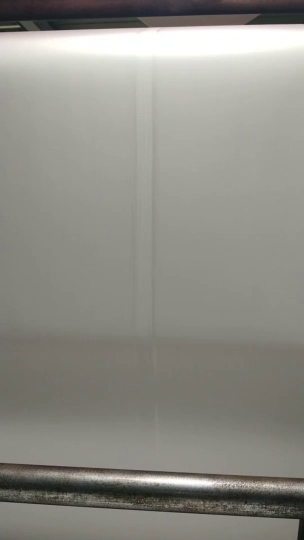
#> input picture frame 26 of training_data/pe_surface/pe_unfill001.mp4, 304 x 540 px, given in place of the camera
$ python CODE_EXAMPLES.py   (older library calls are emulated)
#> lines starting #> are read from the running program, lines starting #| are printed output that depends on the picture; after the words box and inside, x2 and y2 are one past the last pixel; in counts of white or black regions, pixels touching at a corner belong together
### src/realtime_defect_detector.py
"""
Real-time Defect Detection for Paper Roll Inspection
Uses OpenCV-based computer vision techniques (no ML training required).
Detects: dark contamination, bright contamination, surface defects, wrinkles, color anomalies.
"""

import configparser
import csv
import logging
import os
import time
from datetime import datetime

import cv2
import numpy as np

logging.basicConfig(level=logging.INFO, format='%(asctime)s - %(levelname)s - %(message)s')
logger = logging.getLogger(__name__)


class DefectDetector:
    """
    Real-time defect detection for paper roll inspection using OpenCV.
    No ML training required — uses computer vision techniques.

    Returns ALL defects per frame (not just the highest-confidence one),
    and de-duplicates log entries using a per-type cooldown timer.
    """

    DEFECT_TYPES = {
        0: "no_defect",
        1: "dark_contamination",
        2: "bright_contamination",
        3: "surface_defect",
        4: "wrinkle_or_fold",
        5: "color_anomaly",
    }

    # BGR colours for bounding-box overlays
    _DEFECT_COLORS = {
        1: (0,   0,   255),   # red
        2: (0,   165, 255),   # orange
        3: (0,   255, 255),   # yellow
        4: (255, 0,   255),   # magenta
        5: (255, 0,   0),     # blue
    }

    def __init__(self, log_file="defect_log.csv", image_dir="defective_images",
                 config_path="config.ini", save_images: bool = False):
        self.log_file    = log_file
        self.image_dir   = image_dir
        self.save_images = save_images
        self._load_config(config_path)
        self._initialize_logging()
        # Per-type timestamp of last CSV log entry (for cooldown)
        self._last_logged: dict[int, float] = {}

    # ------------------------------------------------------------------
    # Configuration
    # ------------------------------------------------------------------

    def _load_config(self, config_path: str) -> None:
#> in run_realtime_detection, frame is the input picture: shape (540, 304, 3); mean B, G, R 134.3, 140.8, 142.5
        config = configparser.ConfigParser()
        config.read(config_path)
        sec = "DETECTION_SETTINGS"
        self.DARK_THRESHOLD       = config.getint  (sec, "DARK_THRESHOLD",       fallback=50)
        self.BRIGHT_THRESHOLD     = config.getint  (sec, "BRIGHT_THRESHOLD",     fallback=200)
        self.MIN_DEFECT_AREA      = config.getint  (sec, "MIN_DEFECT_AREA",      fallback=20)
        self.MAX_DEFECT_AREA      = config.getint  (sec, "MAX_DEFECT_AREA",      fallback=5000)
        self.CONFIDENCE_THRESHOLD = config.getfloat(sec, "CONFIDENCE_THRESHOLD", fallback=0.5)
        self.LOG_COOLDOWN_SEC     = config.getfloat(sec, "LOG_COOLDOWN_SEC",     fallback=1.0)

    # ------------------------------------------------------------------
    # Logging / storage initialisation
    # ------------------------------------------------------------------

    def _initialize_logging(self) -> None:
        os.makedirs(self.image_dir, exist_ok=True)
        if not os.path.exists(self.log_file):
            with open(self.log_file, "w", newline="") as f:
                writer = csv.writer(f)
                writer.writerow([
                    "Timestamp", "Defect_Type", "Confidence",
                    "Image_Width", "Image_Height",
                    "X_Coord", "Y_Coord", "Bounding_Box",
                    "Area_Pixels", "Image_Path",
                ])
            logger.info("Created new defect log: %s", self.log_file)

    # ------------------------------------------------------------------
    # Detection methods
    # ------------------------------------------------------------------

    def detect_dark_particles(self, frame_gray: np.ndarray) -> list[dict]:
        """Detect dark foreign particles (contamination, dirt) on paper surface."""
        defects = []
        _, dark_mask = cv2.threshold(
            frame_gray, self.DARK_THRESHOLD, 255, cv2.THRESH_BINARY_INV
        )
#> dark_mask: shape (540, 304); 4.5% white; 59 white regions (50 under 20 px), largest, box (x1, y1, x2, y2) and area: (0, 0, 304, 32) 4228, (0, 478, 304, 512) 2611, (270, 512, 304, 540) 224
        kernel = cv2.getStructuringElement(cv2.MORPH_ELLIPSE, (3, 3))
        dark_mask = cv2.morphologyEx(dark_mask, cv2.MORPH_OPEN,  kernel, iterations=1)
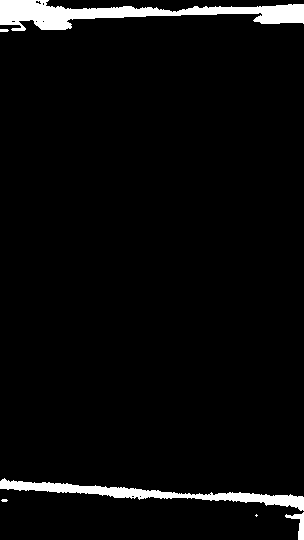
#> dark_mask: shape (540, 304); 4.2% white; 6 white regions (2 under 20 px), largest, box (x1, y1, x2, y2) and area: (0, 0, 304, 31) 4138, (0, 478, 304, 511) 2528, (285, 512, 304, 540) 191, (0, 29, 9, 32) 25
        dark_mask = cv2.morphologyEx(dark_mask, cv2.MORPH_CLOSE, kernel, iterations=1)
#> dark_mask: shape (540, 304); 4.2% white; 6 white regions (2 under 20 px)

        contours, _ = cv2.findContours(dark_mask, cv2.RETR_EXTERNAL, cv2.CHAIN_APPROX_SIMPLE)
#> contours = 6 contours, 3 with area under 20; largest, box (x1, y1, x2, y2) and area: (0, 0, 304, 31) 3806, (0, 478, 304, 511) 2220, (285, 512, 304, 540) 148
        for contour in contours:
            area = cv2.contourArea(contour)
            if not (self.MIN_DEFECT_AREA < area < self.MAX_DEFECT_AREA):
                continue
            x, y, w, h = cv2.boundingRect(contour)
            roi = frame_gray[y:y+h, x:x+w]
            mean_val = np.mean(roi)
            contrast  = np.std(roi)
            raw_conf = (self.DARK_THRESHOLD - mean_val) / max(1, self.DARK_THRESHOLD) * contrast / 50
            confidence = max(0.0, min(1.0, raw_conf))
            if confidence >= self.CONFIDENCE_THRESHOLD:
                defects.append({
                    "type": 1,
                    "bbox": (x, y, x+w, y+h),
                    "confidence": confidence,
                    "area": area,
                })
#> this loop made 6 passes
#> (area, x, y, w, h, mean_val, contrast, raw_conf) on passes 2, 4, 6: (148.5, 285, 512, 19, 28, 81.58, 43.55, -0.55), (2220.5, 0, 478, 304, 33, 88.14, 52.38, -0.799), (3805.5, 0, 0, 304, 31, 74.15, 54.53, -0.527)
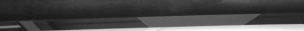
#> roi: shape (31, 304); min 25, max 254, mean 74.2
#> after the loop, defects = []
        return defects

    def detect_bright_particles(self, frame_gray: np.ndarray) -> list[dict]:
        """Detect bright foreign particles (dust, reflections) on paper surface."""
        defects = []
        _, bright_mask = cv2.threshold(
            frame_gray, self.BRIGHT_THRESHOLD, 255, cv2.THRESH_BINARY
        )
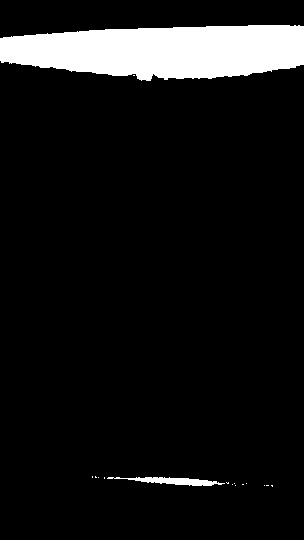
#> bright_mask: shape (540, 304); 8.4% white; 16 white regions (14 under 20 px), largest, box (x1, y1, x2, y2) and area: (0, 25, 304, 81) 13304, (107, 477, 225, 486) 523
        kernel = cv2.getStructuringElement(cv2.MORPH_ELLIPSE, (3, 3))
        bright_mask = cv2.morphologyEx(bright_mask, cv2.MORPH_OPEN, kernel, iterations=1)
#> bright_mask: shape (540, 304); 8.4% white; 2 white regions

        contours, _ = cv2.findContours(bright_mask, cv2.RETR_EXTERNAL, cv2.CHAIN_APPROX_SIMPLE)
#> contours = 2 contours; box (x1, y1, x2, y2) and area: (0, 25, 304, 81) 12960, (134, 477, 220, 486) 384
        for contour in contours:
            area = cv2.contourArea(contour)
            if not (self.MIN_DEFECT_AREA < area < self.MAX_DEFECT_AREA):
                continue
            x, y, w, h = cv2.boundingRect(contour)
            roi = frame_gray[y:y+h, x:x+w]
            mean_val = np.mean(roi)
            contrast  = np.std(roi)
            denom = max(1, 255 - self.BRIGHT_THRESHOLD)
            raw_conf = (mean_val - self.BRIGHT_THRESHOLD) / denom * contrast / 50
            confidence = max(0.0, min(1.0, raw_conf))
            if confidence >= self.CONFIDENCE_THRESHOLD:
                defects.append({
                    "type": 2,
                    "bbox": (x, y, x+w, y+h),
                    "confidence": confidence,
                    "area": area,
                })
#> this loop made 2 passes
#> (area, x, y, w, h, mean_val, contrast, denom) on pass 1: (384, 134, 477, 86, 9, 203.1, 45.76, 55)
#> after the loop, defects = []
        return defects

    def detect_surface_defects(self, frame_gray: np.ndarray) -> list[dict]:
        """Detect scratches and surface irregularities using Canny edge detection."""
        defects = []
        blurred = cv2.GaussianBlur(frame_gray, (5, 5), 0)
        edges   = cv2.Canny(blurred, 50, 150)
#> edges: shape (540, 304); 1.4% white in thin lines or dots
        kernel  = cv2.getStructuringElement(cv2.MORPH_ELLIPSE, (5, 5))
        edges   = cv2.dilate(edges, kernel, iterations=1)
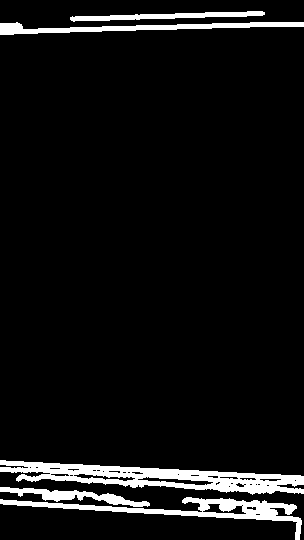
#> edges: shape (540, 304); 6.7% white; 5 white regions

        contours, _ = cv2.findContours(edges, cv2.RETR_EXTERNAL, cv2.CHAIN_APPROX_SIMPLE)
#> contours = 5 contours; box (x1, y1, x2, y2) and area: (0, 460, 304, 495) 4884, (0, 497, 302, 540) 2472, (0, 22, 304, 35) 1356, (0, 487, 150, 507) 858, (70, 11, 265, 22) 773
        area_min = self.MIN_DEFECT_AREA * 2
        area_max = self.MAX_DEFECT_AREA * 2
        for contour in contours:
            area = cv2.contourArea(contour)
            if not (area_min < area < area_max):
                continue
            x, y, w, h = cv2.boundingRect(contour)
            aspect_ratio = w / max(1, h)
            if not (0.1 < aspect_ratio < 10):
                continue
            roi_edges  = edges[y:y+h, x:x+w]
            edge_density = np.count_nonzero(roi_edges) / max(1, area)
            confidence = max(0.0, min(1.0, edge_density * 5))
            if confidence >= self.CONFIDENCE_THRESHOLD * 0.7:
                defects.append({
                    "type": 3,
                    "bbox": (x, y, x+w, y+h),
                    "confidence": confidence,
                    "area": area,
                })
#> this loop made 5 passes
#> (area, x, y, w, h, aspect_ratio, edge_density) on passes 1 to 3: (2472, 0, 497, 302, 43, 7.02, 1.24), (857.5, 0, 487, 150, 20, 7.5, 1.66), (4883.5, 0, 460, 304, 35, 8.69, 1.05)
#> after the loop, defects = 3 items
        return defects

    def detect_wrinkles(self, frame_gray: np.ndarray) -> list[dict]:
        """Detect wrinkles and folds using Laplacian variance."""
        defects = []
        laplacian     = cv2.Laplacian(frame_gray, cv2.CV_64F)
        laplacian_abs = np.absolute(laplacian)
        lap_max       = laplacian_abs.max()
        if lap_max == 0:
            return defects
        laplacian_u8 = np.uint8(laplacian_abs / lap_max * 255)
        _, wrinkle_mask = cv2.threshold(laplacian_u8, 100, 255, cv2.THRESH_BINARY)
        kernel = cv2.getStructuringElement(cv2.MORPH_ELLIPSE, (7, 7))
        wrinkle_mask = cv2.morphologyEx(wrinkle_mask, cv2.MORPH_CLOSE, kernel, iterations=2)

        contours, _ = cv2.findContours(wrinkle_mask, cv2.RETR_EXTERNAL, cv2.CHAIN_APPROX_SIMPLE)
        area_min = self.MIN_DEFECT_AREA * 3
        area_max = self.MAX_DEFECT_AREA * 4
        for contour in contours:
            area = cv2.contourArea(contour)
            if not (area_min < area < area_max):
                continue
            if len(contour) < 5:
                continue
            _, (minor, major), _ = cv2.fitEllipse(contour)
            if major == 0 or (minor / major) >= 0.4:
                continue  # Not elongated enough to be a wrinkle
            x, y, w, h = cv2.boundingRect(contour)
            roi_lap    = laplacian_u8[y:y+h, x:x+w]
            confidence = max(0.0, min(1.0, float(np.mean(roi_lap)) / 255))
            if confidence >= self.CONFIDENCE_THRESHOLD * 0.5:
                defects.append({
                    "type": 4,
                    "bbox": (x, y, x+w, y+h),
                    "confidence": confidence,
                    "area": area,
                })
        return defects

    def detect_color_anomalies(self, frame: np.ndarray) -> list[dict]:
        """Detect colour/shade anomalies using HSV colour space."""
        defects = []
        hsv = cv2.cvtColor(frame, cv2.COLOR_BGR2HSV)
#> hsv: shape (540, 304, 3); mean H, S, V 30, 17.5, 142.7
        _, s, v = cv2.split(hsv)
        mask_low_sat = cv2.inRange(s, 0,   50)
#> mask_low_sat: shape (540, 304); 98.1% white; 169 black regions (147 under 20 px), largest, box (x1, y1, x2, y2) and area: (18, 0, 102, 10) 583, (0, 464, 111, 472) 411, (220, 475, 304, 483) 345
        mask_low_val = cv2.inRange(v, 0,  100)
#> mask_low_val: shape (540, 304); 9.7% white; 11 white regions (8 under 20 px), largest, box (x1, y1, x2, y2) and area: (0, 0, 304, 32) 7378, (0, 472, 304, 540) 7342, (0, 463, 304, 483) 1214
        color_mask   = cv2.bitwise_or(mask_low_sat, mask_low_val)
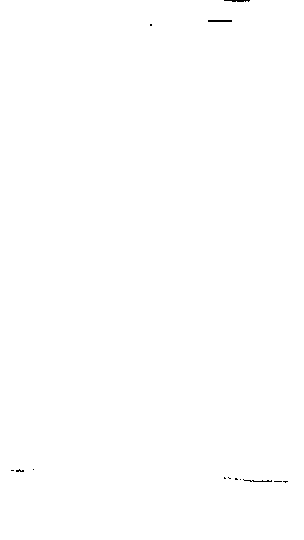
#> color_mask: shape (540, 304); 99.9% white; black in thin lines or dots, all inside (x1, y1, x2, y2) = (11, 0, 288, 483)
        kernel = cv2.getStructuringElement(cv2.MORPH_ELLIPSE, (5, 5))
        color_mask = cv2.morphologyEx(color_mask, cv2.MORPH_OPEN, kernel, iterations=1)

        contours, _ = cv2.findContours(color_mask, cv2.RETR_EXTERNAL, cv2.CHAIN_APPROX_SIMPLE)
#> contours = 1 contour; box (x1, y1, x2, y2) and area: (0, 0, 304, 540) 163278
        area_min = self.MIN_DEFECT_AREA * 2
        area_max = self.MAX_DEFECT_AREA * 3
        for contour in contours:
            area = cv2.contourArea(contour)
            if not (area_min < area < area_max):
                continue
            x, y, w, h = cv2.boundingRect(contour)
            roi_s      = s[y:y+h, x:x+w]
            sat_mean   = np.mean(roi_s)
            confidence = max(0.0, min(1.0, abs(sat_mean - 128) / 128))
            if confidence >= self.CONFIDENCE_THRESHOLD * 0.6:
                defects.append({
                    "type": 5,
                    "bbox": (x, y, x+w, y+h),
                    "confidence": confidence,
                    "area": area,
                })
#> this loop made 1 pass
#> area on pass 1: 163278
#> after the loop, defects = []
        return defects

    # ------------------------------------------------------------------
    # Aggregation
    # ------------------------------------------------------------------

    def detect_defects(self, frame: np.ndarray) -> list[dict]:
        """Run all detection methods and return every defect found."""
        frame_gray = cv2.cvtColor(frame, cv2.COLOR_BGR2GRAY)
        all_defects: list[dict] = []
        all_defects.extend(self.detect_dark_particles(frame_gray))
        all_defects.extend(self.detect_bright_particles(frame_gray))
        all_defects.extend(self.detect_surface_defects(frame_gray))
        all_defects.extend(self.detect_color_anomalies(frame))
        all_defects.extend(self.detect_wrinkles(frame_gray))
#> in detect_wrinkles, `laplacian     = cv2.Laplacian(frame_gray, cv2.CV_64F)`:
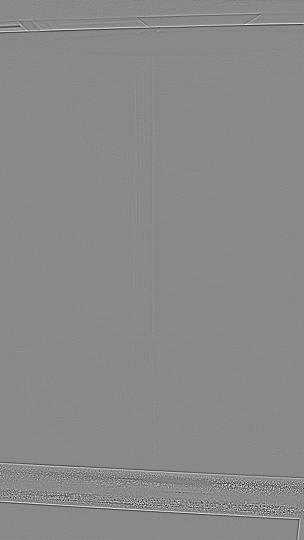
#> laplacian: shape (540, 304) float64; min -182, max 156, mean 0; drawn with min black and max white
#> in detect_wrinkles, `lap_max       = laplacian_abs.max()`: lap_max = 182
#> in detect_wrinkles, `contours, _ = cv2.findContours(wrinkle_mask, cv2.RETR_EXTERNAL, cv2.CH..`: contours = 48 contours, 42 with area under 20; largest, box (x1, y1, x2, y2) and area: (0, 490, 304, 524) 2741, (211, 474, 265, 493) 268, (267, 482, 304, 492) 129, (0, 26, 29, 33) 99, (235, 23, 304, 26) 36, (34, 464, 52, 474) 23
#> the loop in detect_wrinkles, `for contour in contours:` made 48 passes
#> (area, minor, major, x, y, w, h, confidence) on passes 3, 6, 11, 45: (2741, 12.53, 403.6, 0, 490, 304, 34, 0.0959), (129, 7.69, 36.83, 267, 482, 37, 10, 0.157), (267.5, 11.62, 53.12, 211, 474, 54, 19, 0.169), (99, 7.34, 23.75, 0, 26, 29, 7, 0.233)
#> after the loop in detect_wrinkles, `for contour in contours:`: defects = []
        return all_defects

    # ------------------------------------------------------------------
    # Drawing
    # ------------------------------------------------------------------

    def _draw_defect(self, frame: np.ndarray, defect: dict) -> None:
        x1, y1, x2, y2 = defect["bbox"]
        color      = self._DEFECT_COLORS.get(defect["type"], (0, 0, 255))
        label      = self.DEFECT_TYPES.get(defect["type"], "unknown")
        conf       = defect["confidence"]
        cv2.rectangle(frame, (x1, y1), (x2, y2), color, 2)
        text_y = y1 - 10 if y1 > 20 else y2 + 20
        cv2.putText(frame, f"{label} ({conf:.2f})",
                    (x1, text_y), cv2.FONT_HERSHEY_SIMPLEX, 0.45, color, 1)

    # ------------------------------------------------------------------
    # Logging / persistence
    # ------------------------------------------------------------------

    def _should_log(self, defect_type_id: int) -> bool:
        """Return True if the cooldown period has elapsed for this defect type."""
        now  = time.monotonic()
        last = self._last_logged.get(defect_type_id, 0.0)
        if now - last >= self.LOG_COOLDOWN_SEC:
            self._last_logged[defect_type_id] = now
            return True
        return False

    def _log_defect_row(self, defect: dict, frame: np.ndarray, image_path: str) -> None:
        """Append one row to the CSV log file."""
        x1, y1, x2, y2 = defect["bbox"]
        h, w = frame.shape[:2]
        timestamp     = datetime.now().strftime("%Y-%m-%d %H:%M:%S")
        defect_name   = self.DEFECT_TYPES.get(defect["type"], "unknown")
        with open(self.log_file, "a", newline="") as f:
            writer = csv.writer(f)
            writer.writerow([
                timestamp,
                defect_name,
                f"{defect['confidence']:.2f}",
                w, h,
                (x1 + x2) // 2,
                (y1 + y2) // 2,
                f"{x1},{y1},{x2},{y2}",
                defect["area"],
                image_path,
            ])

    # ------------------------------------------------------------------
    # Public API
    # ------------------------------------------------------------------

    def process_frame(self, frame: np.ndarray) -> tuple[np.ndarray, list[dict]]:
        """
        Process a single frame.

        Returns
        -------
        marked_frame : np.ndarray
            Copy of the frame with bounding boxes drawn for all detected defects.
        defect_infos : list[dict]
            One entry per detected defect with keys: type, confidence, bbox, area.
            Empty list when no defects are found.
        """
        defects = self.detect_defects(frame)
#> defects = 3 items
        frame_marked = frame.copy()
        defect_infos: list[dict] = []

        if not defects:
            return frame_marked, defect_infos

        # Draw all bounding boxes on a single marked frame
        for defect in defects:
            self._draw_defect(frame_marked, defect)
#> this loop made 3 passes
#> (y1 in _draw_defect, x2 in _draw_defect, y2 in _draw_defect, text_y in _draw_defect) on passes 1 to 3: (497, 302, 540, 487), (487, 150, 507, 477), (460, 304, 495, 450)
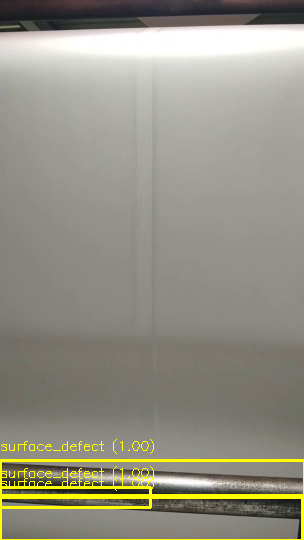
#> frame_marked: shape (540, 304, 3); 2.96% of pixels changed, all inside (x1, y1, x2, y2) = (0, 439, 304, 540)

        # Optionally save one annotated image per detection event
        image_path = ""
        if self.save_images:
            timestamp_file = datetime.now().strftime("%Y%m%d_%H%M%S_%f")[:-3]
            image_filename = f"defect_frame_{timestamp_file}.jpg"
            image_path     = os.path.join(self.image_dir, image_filename)
            cv2.imwrite(image_path, frame_marked)

        for defect in defects:
            defect_infos.append({
                "type":       self.DEFECT_TYPES[defect["type"]],
                "confidence": defect["confidence"],
                "bbox":       defect["bbox"],
                "area":       defect["area"],
            })
            # Log to CSV only if cooldown allows for this defect type
            if self._should_log(defect["type"]):
                self._log_defect_row(defect, frame, image_path)
                logger.info(
                    "Defect logged: %s conf=%.2f bbox=%s",
                    defect_infos[-1]["type"], defect["confidence"], defect["bbox"]
                )
#> this loop made 3 passes
#> last in _should_log on passes 2 to 3: 967, 967
#> after the loop, defect_infos = 3 items
#> (the rest of the program and of its run is left out)
